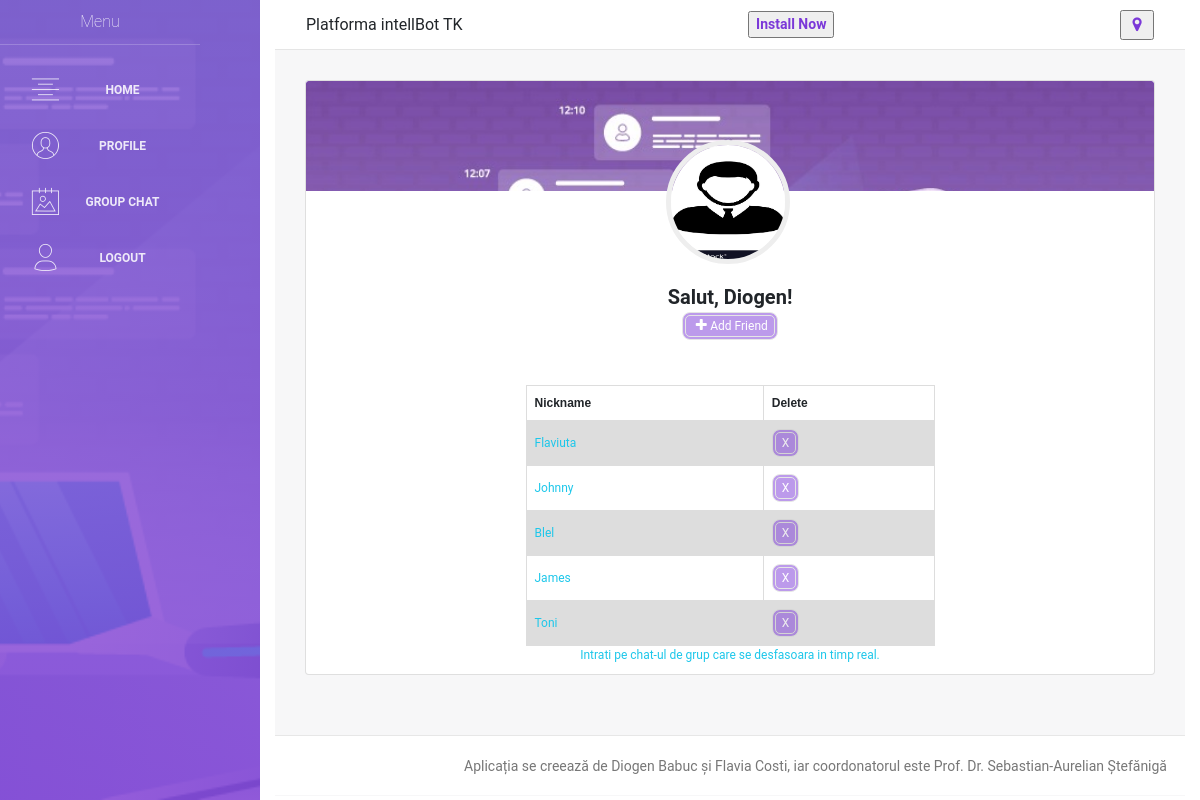
Page / (signed in) on the earlier database version.
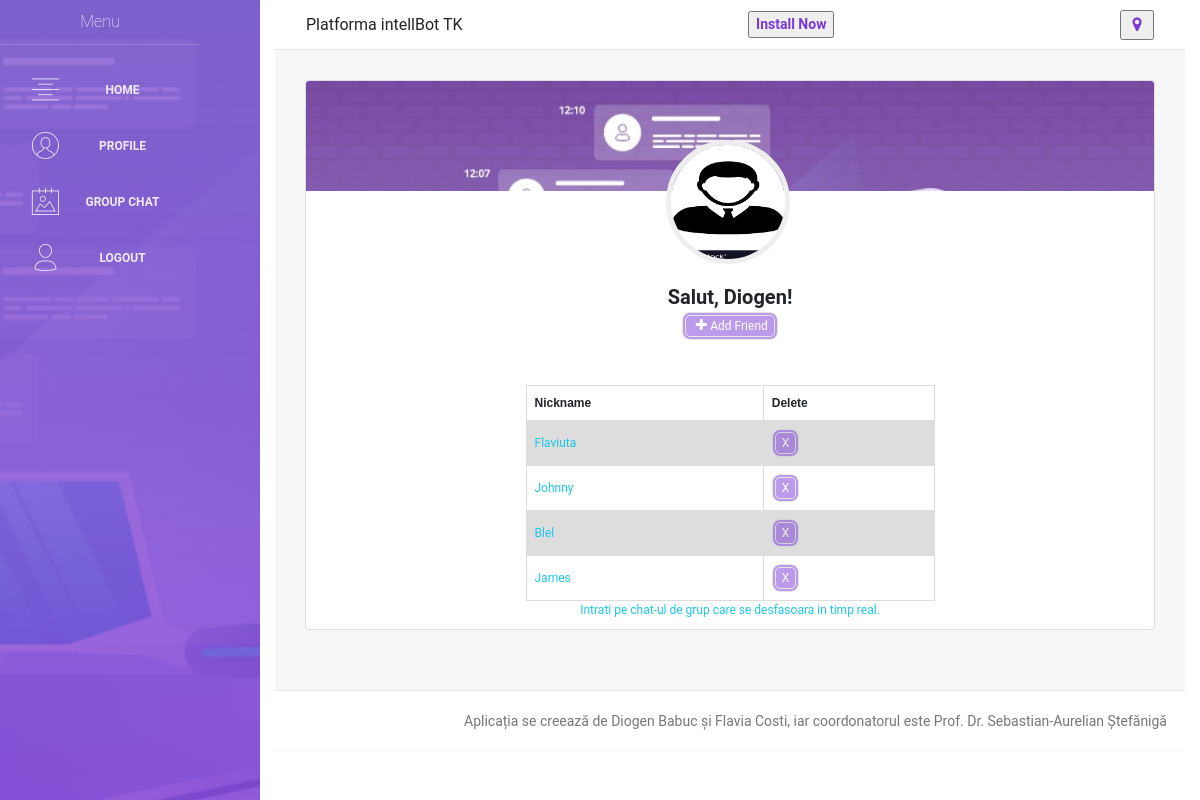
Same page on the later database version.
### app/models.py (models this page shows, shortened)
class User(UserMixin, db.Model):
    __tablename__ = 'user'
    id = db.Column(db.Integer, primary_key=True)
    name = db.Column(db.String(64), nullable=False)
    lastn = db.Column(db.String(64), nullable=False)
    username = db.Column(db.String(64), unique=True, nullable=False)
    email = db.Column(db.String(60), unique=True, nullable=False)
    password = db.Column(db.String(50), nullable=False)

class Friend(UserMixin, db.Model):
    __tablename__ = 'friend'
    id_fr = db.Column(db.Integer, primary_key=True)
    name_fr = db.Column(db.String, nullable=False)
    username_friend = db.Column(db.String, nullable=False, unique=True)
    username_fk = db.Column(db.Integer, db.ForeignKey('user.username'), nullable=False)

### app/views.py (the view, shortened to what this page needs)
@app.route('/', methods=['GET', 'POST'])
def userprofile():
    if not current_user.is_authenticated:
        return redirect(url_for('login'))
    msg=None
    form = FriendForm(request.form)
    formr = RegisterForm(request.form)
    formc = ConnectChatForm(request.form)
    user = User.query.all()
    server = Friend.query.all()
    if request.method == 'GET':
        return render_template('layouts/default.html', content=render_template('pages/user.html', server=server,
                                                                               user=user, form=form, formr=formr, formc=formc, msg=msg))

### app/forms.py
class FriendForm(FlaskForm):
	name_fr = StringField(u'NameFr', validators=[DataRequired()])
	username_friend = StringField(u'username_friend', validators=[DataRequired()])
	username_fk = StringField(u'username_fk', validators=[DataRequired()])

class RegisterForm(FlaskForm):
	name = StringField(u'Name', validators=[DataRequired()])
	lastn = StringField(u'Lastn', validators=[DataRequired()])
	username = StringField(u'Username', validators=[DataRequired(message='Enter a unique username.')])
	email = StringField(u'Email', validators=[DataRequired(), Email(message='Enter a valid email.')])
	password = PasswordField(u'Password', validators=[DataRequired(), Length(min=6, message='Select a stronger password.')])

### app/views.py (called while the page is built)
@lm.user_loader
def load_user(user_id):
    return User.query.get(int(user_id))

### app/templates/pages/user.html (shortened to what this page needs)
<html>
<head>
</head>
<body>
    <div class="content" align="center">
        <div class="container-fluid">
                <div class="">
                    <div class="card card-user">
                        <div class="card-image" style="background-color: #7b38d8;">
                             <img src="../../static/assets/img/1.jpg" alt="...">
                        </div>
                        <div class="author">
                            <button id="myBtn" style="background-color: transparent;border-color: transparent; cursor: pointer"><img class="avatar border-gray" src="/static/assets/img/faces/man.jpg" alt="..."></button>
                            <div style="font-size: 20px">
                                {% if current_user.is_authenticated %}
                                Salut, {{ current_user.name }}!
                                {% endif %}
                            </div>
                        <div>
                            <button id="buttonAdd" onclick="addServerInLista()" style="background-color: #7b38d8;border-radius: 8px;color: white; border: 4px double #cccccc;cursor: pointer; opacity: 50%"><i class="fa fa-plus" align="center"></i>Add Friend</button>
                            <div class="card-body">
                <form method="post" action="">
                <div align="center" style="margin-top: 30px">
                <table>
                        <tr>
                            <th>Nickname</th>
                            <th>Delete</th>
                        </tr>
                      {% for s in server %}
                            {% if s.username_fk==current_user.username %}
                                <tr>
                                <ol id="sterg">
                                    <td><a href="/{{ current_user.username }}-{{s.username_friend}}">{{ s.name_fr }}</a></td>
                                <td align="center">
                                    <form method="POST" action="./sters" style="display: inline">
                                      <input type="submit" value="X" style="background-color: #7b38d8;border-radius: 8px;color: white; border: 4px double #cccccc;cursor: pointer; opacity: 50%">
                                    </form>
                                </td>
                                </ol>
                                </tr>
                            {% endif %}
                      {% endfor %}
                </table>
                <a href="index.html">
                      Intrati pe chat-ul de grup care se desfasoara in timp real.
                </a>
                </div>
                </form>
            </div>
                        </div>
                        </div>
                    </div>
                </div>
            </div>
    </div>
</body>
</html>

### app/templates/layouts/default.html (shortened to what this page needs)
<!DOCTYPE html>
<html lang="en">
<head>
    <link rel="stylesheet" href="https://cdnjs.cloudflare.com/ajax/libs/animate.css/3.5.2/animate.min.css">
    <link rel="stylesheet" href="https://maxcdn.bootstrapcdn.com/font-awesome/latest/css/font-awesome.min.css" />
    <link href="/static/assets/css/bootstrap.min.css" rel="stylesheet" />
    <link href="/static/assets/css/light-bootstrap-dashboard.css?v=2.0.0 " rel="stylesheet" />
    <link href="/static/assets/css/demo.css" rel="stylesheet" />
</head>
<body>
<div class="container-fluid" style="font-family: Roboto;">
    <div class="bar-lateral">
        {% include 'includes/sidebar.html' %}
        <div class="main-panel">
            {% include 'includes/navigation.html' %}
            {{ content | safe }}
            {% include 'includes/footer.html' %}
        </div>
    </div>
</div>
</body>
</html>

### app/templates/includes/sidebar.html (shortened to what this page needs)
<div class="sidebar" data-image="../../static/assets/img/proba1.jpg" data-color="indigo">
    <div class="sidebar-wrapper" align="center" style="width: 200px">
        <div class="logo" align="center">
            Menu
        </div>
        {% if current_user.is_authenticated %}
        <ul class="nav">
            <li class="nav-item">
                <a class="nav-link" href="/home.html">
                    <i class="nc-icon nc-align-center"></i>
                    <p>Home</p>
                </a>
            </li>
            <li class="nav-item">
                <a class="nav-link" href="/">
                    <i class="nc-icon nc-circle-09"></i>
                    <p>Profile</p>
                </a>
            </li>
            <li class="nav-item">
                <a class="nav-link" href="/index.html">
                    <i class="nc-icon nc-album-2"></i>
                    <p>Group Chat</p>
                </a>
            </li>
            <li>
                <a class="nav-link" href={{url_for('logout')}}>
                    <i class="nc-icon nc-single-02"></i>
                    <p>Logout</p>
                </a>
            </li>
        </ul>
        {% endif %}
    </div>
</div>

### app/templates/includes/navigation.html (shortened to what this page needs)
<!DOCTYPE html>
<html lang="en">
<head>
</head>
<body>
    <nav class="navbar navbar-expand-lg " color-on-scroll="500">
                <div class="container-fluid">
                    <a>Platforma intellBot TK</a>
                    <button href="#" id="installButton" style="font-size:14px;color: #7b38d8; cursor: pointer"><b>Install Now</b></button>
                    <button id="askLocation"><i class="fa fa-map-marker" style="font-size:16px;color: #7b38d8; cursor: pointer"></i></button>
                </div>
    </nav>
</body>
</html>

### app/templates/includes/footer.html (shortened to what this page needs)
<!DOCTYPE html>
<html lang="en">
<head>
</head>
<body>
<div class="footer">
    <div class="">
        <nav>
            <div class="copyright text-center">
                Aplicația se creează de Diogen Babuc și Flavia Costi, iar coordonatorul este Prof. Dr. Sebastian-Aurelian Ștefănigă
            </div>
        </nav>
    </div>
</div>
</body>
</html>

### app/templates/pages/user.html (style rules this page uses)
* { box-sizing: border-box; }
table { font-family: arial, sans-serif; border-collapse: collapse; width: 50%; }
td, th { border: 1px solid #dddddd; text-align: left; padding: 8px; }
tr:nth-child(even) { background-color: #dddddd; }

Differences in the rows shown:
removed Friend: name_fr "Toni"
